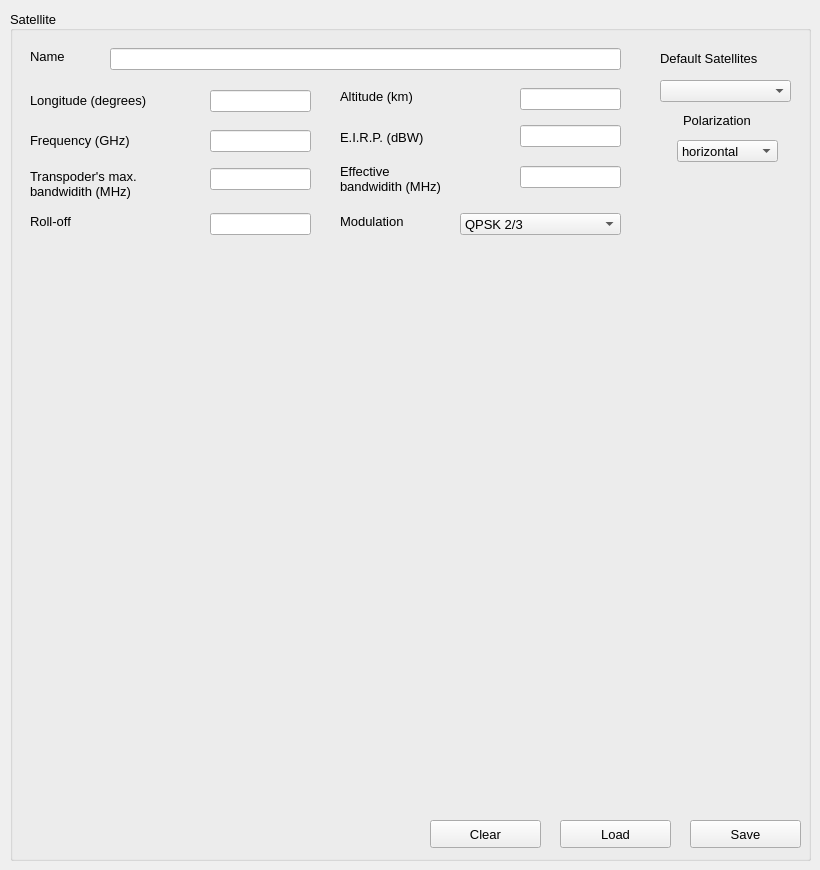
      <widget class="QWidget" name="satellite_page_3">
       <widget class="QGroupBox" name="groupBox_21">
        <property name="geometry">
         <rect>
          <x>10</x>
          <y>10</y>
          <width>801</width>
          <height>851</height>
         </rect>
        </property>
        <property name="font">
         <font>
          <pointsize>10</pointsize>
         </font>
        </property>
        <property name="autoFillBackground">
         <bool>false</bool>
        </property>
        <property name="title">
         <string>Satellite</string>
        </property>
        <property name="alignment">
         <set>Qt::AlignJustify|Qt::AlignVCenter</set>
        </property>
        <widget class="QLabel" name="label_161">
         <property name="geometry">
          <rect>
           <x>20</x>
           <y>38</y>
           <width>55</width>
           <height>16</height>
          </rect>
         </property>
         <property name="text">
          <string>Name</string>
         </property>
        </widget>
        <widget class="QLabel" name="label_162">
         <property name="geometry">
          <rect>
           <x>20</x>
           <y>80</y>
           <width>161</width>
           <height>21</height>
          </rect>
         </property>
         <property name="text">
          <string>Longitude (degrees)</string>
         </property>
        </widget>
        <widget class="QLineEdit" name="name_sat_3">
         <property name="geometry">
          <rect>
           <x>100</x>
           <y>38</y>
           <width>511</width>
           <height>22</height>
          </rect>
         </property>
        </widget>
        <widget class="QLineEdit" name="long_sat_3">
         <property name="geometry">
          <rect>
           <x>200</x>
           <y>80</y>
           <width>101</width>
           <height>22</height>
          </rect>
         </property>
        </widget>
        <widget class="QPushButton" name="save_sat_3">
         <property name="geometry">
          <rect>
           <x>680</x>
           <y>810</y>
           <width>111</width>
           <height>28</height>
          </rect>
         </property>
         <property name="font">
          <font>
           <pointsize>10</pointsize>
           <weight>50</weight>
           <bold>false</bold>
          </font>
         </property>
         <property name="text">
          <string>Save</string>
         </property>
        </widget>
        <widget class="QPushButton" name="load_sat_3">
         <property name="geometry">
          <rect>
           <x>550</x>
           <y>810</y>
           <width>111</width>
           <height>28</height>
          </rect>
         </property>
         <property name="font">
          <font>
           <pointsize>10</pointsize>
           <weight>50</weight>
           <bold>false</bold>
          </font>
         </property>
         <property name="text">
          <string>Load</string>
         </property>
        </widget>
        <widget class="QComboBox" name="default_sat_3">
         <property name="geometry">
          <rect>
           <x>650</x>
           <y>70</y>
           <width>131</width>
           <height>22</height>
          </rect>
         </property>
         <property name="font">
          <font>
           <pointsize>8</pointsize>
          </font>
         </property>
         <item>
          <property name="text">
           <string/>
          </property>
         </item>
         <item>
          <property name="text">
           <string>StarOne C2/C4</string>
          </property>
         </item>
         <item>
          <property name="text">
           <string>Hispamar</string>
          </property>
         </item>
         <item>
          <property name="text">
           <string>Claro</string>
          </property>
         </item>
         <item>
          <property name="text">
           <string>Menino Ney</string>
          </property>
         </item>
        </widget>
        <widget class="QLabel" name="label_163">
         <property name="geometry">
          <rect>
           <x>650</x>
           <y>40</y>
           <width>131</width>
           <height>16</height>
          </rect>
         </property>
         <property name="text">
          <string>Default Satellites</string>
         </property>
        </widget>
        <widget class="QLabel" name="label_164">
         <property name="geometry">
          <rect>
           <x>330</x>
           <y>78</y>
           <width>111</width>
           <height>16</height>
          </rect>
         </property>
         <property name="text">
          <string>Altitude (km)</string>
         </property>
        </widget>
        <widget class="QLineEdit" name="height_sat_3">
         <property name="geometry">
          <rect>
           <x>510</x>
           <y>78</y>
           <width>101</width>
           <height>22</height>
          </rect>
         </property>
        </widget>
        <widget class="QLabel" name="label_165">
         <property name="geometry">
          <rect>
           <x>330</x>
           <y>119</y>
           <width>121</width>
           <height>16</height>
          </rect>
         </property>
         <property name="text">
          <string>E.I.R.P. (dBW)</string>
         </property>
        </widget>
        <widget class="QLineEdit" name="eirp_sat_3">
         <property name="geometry">
          <rect>
           <x>510</x>
           <y>115</y>
           <width>101</width>
           <height>22</height>
          </rect>
         </property>
        </widget>
        <widget class="QLabel" name="label_166">
         <property name="geometry">
          <rect>
           <x>20</x>
           <y>148</y>
           <width>171</width>
           <height>51</height>
          </rect>
         </property>
         <property name="layoutDirection">
          <enum>Qt::LeftToRight</enum>
         </property>
         <property name="text">
          <string>Transpoder's max.
bandwidith (MHz)</string>
         </property>
        </widget>
        <widget class="QLineEdit" name="max_bw_sat_3">
         <property name="geometry">
          <rect>
           <x>200</x>
           <y>158</y>
           <width>101</width>
           <height>22</height>
          </rect>
         </property>
        </widget>
        <widget class="QLabel" name="label_167">
         <property name="geometry">
          <rect>
           <x>330</x>
           <y>143</y>
           <width>171</width>
           <height>51</height>
          </rect>
         </property>
         <property name="layoutDirection">
          <enum>Qt::LeftToRight</enum>
         </property>
         <property name="text">
          <string>Effective 
bandwidith (MHz)</string>
         </property>
        </widget>
        <widget class="QLineEdit" name="bw_util_sat_3">
         <property name="geometry">
          <rect>
           <x>510</x>
           <y>156</y>
           <width>101</width>
           <height>22</height>
          </rect>
         </property>
        </widget>
        <widget class="QLabel" name="label_168">
         <property name="geometry">
          <rect>
           <x>20</x>
           <y>203</y>
           <width>61</width>
           <height>16</height>
          </rect>
         </property>
         <property name="text">
          <string>Roll-off</string>
         </property>
        </widget>
        <widget class="QLineEdit" name="rolloff_sat_3">
         <property name="geometry">
          <rect>
           <x>200</x>
           <y>203</y>
           <width>101</width>
           <height>22</height>
          </rect>
         </property>
        </widget>
        <widget class="QLabel" name="label_169">
         <property name="geometry">
          <rect>
           <x>330</x>
           <y>203</y>
           <width>91</width>
           <height>16</height>
          </rect>
         </property>
         <property name="text">
          <string>Modulation</string>
         </property>
        </widget>
        <widget class="QComboBox" name="modcod_sat_3">
         <property name="geometry">
          <rect>
           <x>450</x>
           <y>203</y>
           <width>161</width>
           <height>22</height>
          </rect>
         </property>
         <item>
          <property name="text">
           <string>QPSK 2/3</string>
          </property>
         </item>
         <item>
          <property name="text">
           <string>8PSK 30/33</string>
          </property>
         </item>
         <item>
          <property name="text">
           <string>64 QAM</string>
          </property>
         </item>
        </widget>
        <widget class="QLabel" name="label_170">
         <property name="geometry">
          <rect>
           <x>20</x>
           <y>120</y>
           <width>131</width>
           <height>20</height>
          </rect>
         </property>
         <property name="text">
          <string>Frequency (GHz)</string>
         </property>
        </widget>
        <widget class="QLineEdit" name="freq_sat_3">
         <property name="geometry">
          <rect>
           <x>200</x>
           <y>120</y>
           <width>101</width>
           <height>22</height>
          </rect>
         </property>
        </widget>
        <widget class="QLabel" name="label_171">
         <property name="geometry">
          <rect>
           <x>673</x>
           <y>100</y>
           <width>91</width>
           <height>20</height>
          </rect>
         </property>
         <property name="text">
          <string>Polarization</string>
         </property>
        </widget>
        <widget class="QComboBox" name="pol_sat_5">
         <property name="geometry">
          <rect>
           <x>667</x>
           <y>130</y>
           <width>101</width>
           <height>22</height>
          </rect>
         </property>
         <item>
          <property name="text">
           <string>horizontal</string>
          </property>
         </item>
         <item>
          <property name="text">
           <string>vertical</string>
          </property>
         </item>
         <item>
          <property name="text">
           <string>circular</string>
          </property>
         </item>
        </widget>
        <widget class="QPushButton" name="clear_sat_3">
         <property name="geometry">
          <rect>
           <x>420</x>
           <y>810</y>
           <width>111</width>
           <height>28</height>
          </rect>
         </property>
         <property name="font">
          <font>
           <pointsize>10</pointsize>
           <weight>50</weight>
           <bold>false</bold>
          </font>
         </property>
         <property name="text">
          <string>Clear</string>
         </property>
        </widget>
       </widget>
      </widget>
